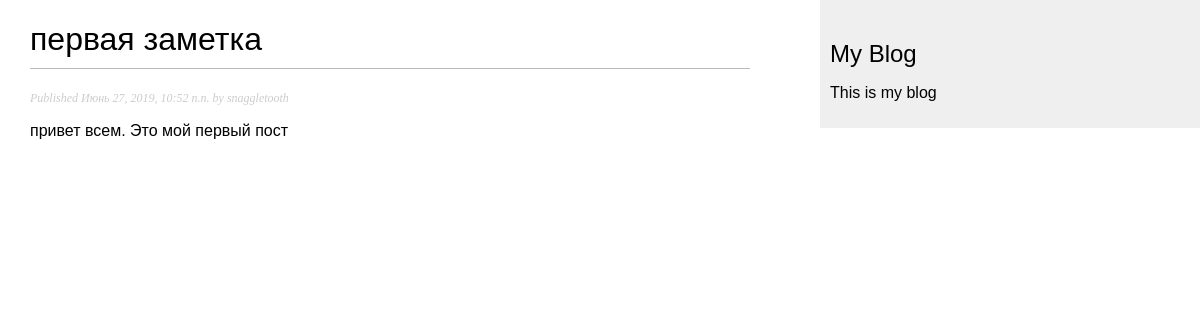
Page /blog/2019/6/27/slug_/ on the committed database.
### blog/models.py (models this page shows, shortened)
class Post(models.Model):
    STATUS_CHOICES = (
        ('draft', 'Draft'),
        ('published', 'Published'),
    )
    title = models.CharField(max_length=250)
    slug = models.SlugField(max_length=250,
                            unique_for_date='publish')
    author = models.ForeignKey(User,
                               on_delete=models.CASCADE,
                               related_name='blog_posts')
    body = models.TextField()
    publish = models.DateTimeField(default=timezone.now)
    created = models.DateTimeField(auto_now_add=True)
    updated = models.DateTimeField(auto_now=True)
    status = models.CharField(max_length=10,
                              choices=STATUS_CHOICES,
                              default='draft')
    objects = models.Manager()
    published = PublishedManager()
    class Meta:
        ordering = ('-publish',)

### blog/views.py (the view)
def post_detail(request, year, month, day, post):
    post = get_object_or_404(
        Post,
        slug=post,
        status='published',
        publish__year=year,
        publish__month=month,
        publish__day=day
    )
    return render(request, 'blog/post/detail.html', {'post': post})

### blog/templates/blog/post/detail.html (shortened to what this page needs)
{% extends "blog/base.html" %}
{% block content %}
    <h1>{{ post.title }}</h1>
    <p class="date">
        Published {{ post.publish }} by {{ post.author }}
    </p>
    {{ post.body|linebreaks }}
{% endblock %}

### blog/static/css/blog.css (style rules this page uses)
body { margin:0; padding:0; font-family:helvetica, sans-serif; }
h1 { font-weight:normal; border-bottom:1px solid #bbb; padding:0 0 10px 0; }
p.date { color:#ccc; font-family: georgia, serif; font-size: 12px; font-style: italic; }

### rows in the picture
Post: title "первая заметка", publish "Июнь 27, 2019, 10:52 п.п.", author "snaggletooth", body "привет всем. Это мой первый пост"
